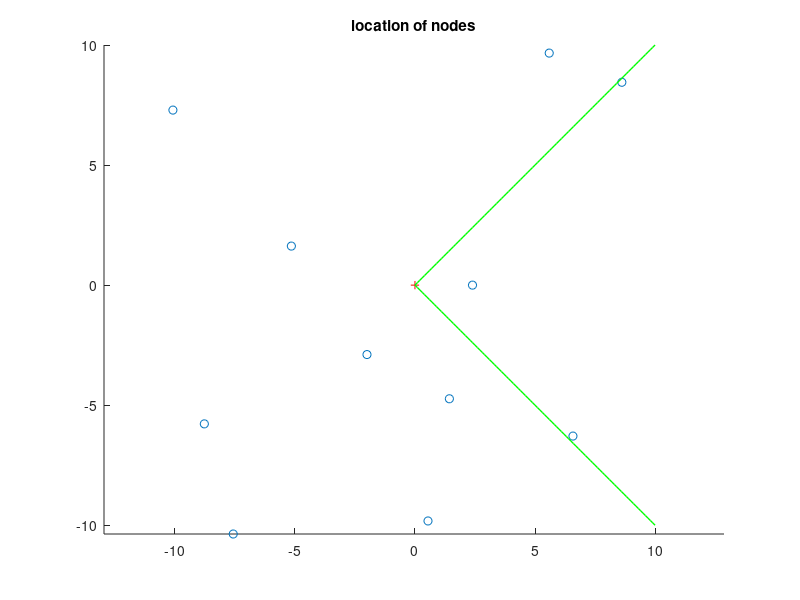
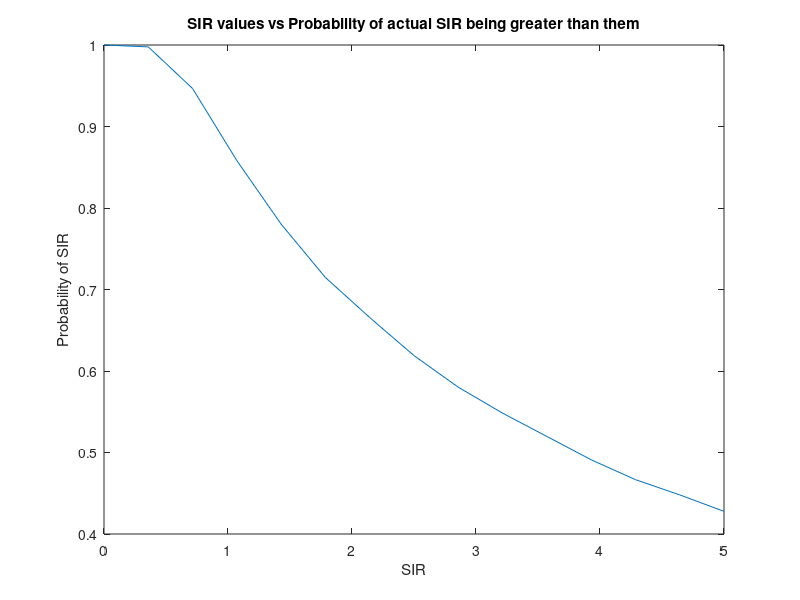

Reproduce these figures in MATLAB, in order.
clear;

% defining all constants
lambda=0.15;
Area=100;
Pt=1;
Kfa=0.1;
alpha=2;
SIR_values=linspace(0,5,15);
no_of_iterations=10000;
Gr_max=100;
Gr_min=2;
Gt=1;
% getting the array of arrays of comparison values to find the probability
% of SIR
SIR_for_statistics=zeros(no_of_iterations,15);

for th=1:no_of_iterations
    % getting the no. of nodes using poission distribution
    poission_input=Area*lambda;
    no_of_points=poissrnd(poission_input);
    Gr_array=ones(no_of_points,1)*Gr_min;

    if no_of_points==0
        i=i-1;
        continue;
    else


        % scattering the nodes in the area randomly
        random_coefficients_for_xcoordinates=2*rand(no_of_points,1)-1;
        random_coefficients_for_ycoordinates=2*rand(no_of_points,1)-1;
        x_coordinates=random_coefficients_for_xcoordinates.*sqrt(Area);
        y_coordinates=random_coefficients_for_ycoordinates.*sqrt(Area);

        % distances
        distances=sqrt(x_coordinates.^2+y_coordinates.^2);
        [distances2,index]=sort(distances);

        %finding nearest point
        nearest_point=[x_coordinates(index(1)),y_coordinates(index(1))];

        %finding angle to rotate so that the nearest point lies in x-axis
        angle_rotate=atan2(nearest_point(2),nearest_point(1));
        %rotating the points
        x_coordinates2 = x_coordinates*cos(angle_rotate)+y_coordinates*sin(angle_rotate);
        y_coordinates2 = -x_coordinates*(sin(angle_rotate))+y_coordinates*cos(angle_rotate);

        x_coordinates2=x_coordinates2(index);
        y_coordinates2=y_coordinates2(index);
        
        %finding the points that are within -pi/4 to pi/4 range of x axis
        angles=atan2(y_coordinates2,x_coordinates2);
        indices_los=find((angles>=-(pi/4))&(angles<=(pi/4)));
        
        points_in_los=[x_coordinates2(indices_los),y_coordinates2(indices_los)];
        Gr_array(indices_los)=Gr_max;


        % recieved powers
        recieved_powers=Pt*Gt*(Gr_array.*(distances2.^(-alpha)).*exp(-Kfa*distances2));

        Pr=recieved_powers(1);
        Interference_power=sum(recieved_powers(2:end));

        SIR=Pr/Interference_power;
       
        compare_result=SIR>SIR_values;
        SIR_for_statistics(th,:)=compare_result;
    end
end

% finding the no. of conditions in which certain SIR is good
no_of_ones = sum(SIR_for_statistics == 1, 1);

Probability_of_SIR_values=no_of_ones/no_of_iterations;

%plotting the nodes

% figure;
% scatter(x_coordinates,y_coordinates,'bo');
% hold on;
% plot(0,0,'rx');
% title('location of nodes');
% axis equal;

x = 0:0.1:10;
y1 = tan(-pi/4) * x;
y2 = tan(pi/4) * x;

figure;
scatter(x_coordinates2,y_coordinates2,'bo');
hold on;
plot(0,0,'r+');
plot(x, y1, 'g-', 'LineWidth', 1);
plot(x, y2, 'g-', 'LineWidth', 1);
title('location of nodes');
axis equal;

figure;
plot(SIR_values,Probability_of_SIR_values);
xlabel('SIR');
ylabel('Probability of SIR');
title('SIR values vs Probability of actual SIR being greater than them');

